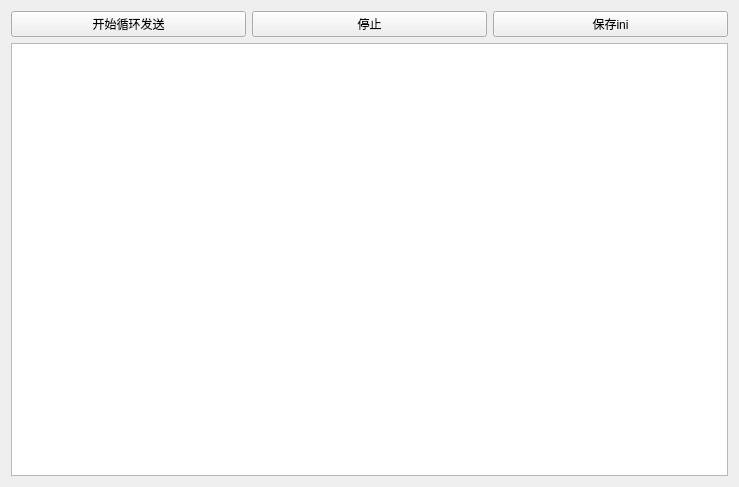
<?xml version="1.0" encoding="UTF-8"?>
<ui version="4.0">
 <class>send</class>
 <widget class="QWidget" name="send">
  <property name="geometry">
   <rect>
    <x>0</x>
    <y>0</y>
    <width>739</width>
    <height>487</height>
   </rect>
  </property>
  <property name="windowTitle">
   <string>Form</string>
  </property>
  <layout class="QHBoxLayout" name="horizontalLayout_2">
   <item>
    <layout class="QVBoxLayout" name="verticalLayout">
     <item>
      <layout class="QHBoxLayout" name="horizontalLayout">
       <item>
        <widget class="QPushButton" name="start">
         <property name="text">
          <string>开始循环发送</string>
         </property>
        </widget>
       </item>
       <item>
        <widget class="QPushButton" name="stop">
         <property name="text">
          <string>停止</string>
         </property>
        </widget>
       </item>
       <item>
        <widget class="QPushButton" name="pushButton">
         <property name="text">
          <string>保存ini</string>
         </property>
        </widget>
       </item>
      </layout>
     </item>
     <item>
      <widget class="QTableWidget" name="tableWidget">
       <property name="sizePolicy">
        <sizepolicy hsizetype="Expanding" vsizetype="Expanding">
         <horstretch>2</horstretch>
         <verstretch>2</verstretch>
        </sizepolicy>
       </property>
      </widget>
     </item>
    </layout>
   </item>
  </layout>
 </widget>
 <resources/>
 <connections/>
</ui>
